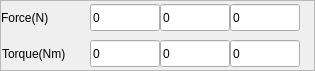
  <widget class="QFrame" name="frame_2">
   <property name="geometry">
    <rect>
     <x>459</x>
     <y>160</y>
     <width>315</width>
     <height>71</height>
    </rect>
   </property>
   <property name="frameShape">
    <enum>QFrame::StyledPanel</enum>
   </property>
   <property name="frameShadow">
    <enum>QFrame::Raised</enum>
   </property>
   <widget class="QLabel" name="label_torque">
    <property name="geometry">
     <rect>
      <x>2</x>
      <y>44</y>
      <width>81</width>
      <height>20</height>
     </rect>
    </property>
    <property name="text">
     <string>Torque(Nm)</string>
    </property>
   </widget>
   <widget class="QLineEdit" name="lEForceZ">
    <property name="geometry">
     <rect>
      <x>230</x>
      <y>4</y>
      <width>70</width>
      <height>27</height>
     </rect>
    </property>
    <property name="text">
     <string>0</string>
    </property>
   </widget>
   <widget class="QLabel" name="label_force">
    <property name="geometry">
     <rect>
      <x>1</x>
      <y>8</y>
      <width>81</width>
      <height>20</height>
     </rect>
    </property>
    <property name="text">
     <string>Force(N)</string>
    </property>
   </widget>
   <widget class="QLineEdit" name="lETorqueZ">
    <property name="geometry">
     <rect>
      <x>230</x>
      <y>40</y>
      <width>70</width>
      <height>27</height>
     </rect>
    </property>
    <property name="inputMethodHints">
     <set>Qt::ImhDigitsOnly</set>
    </property>
    <property name="text">
     <string>0</string>
    </property>
   </widget>
   <widget class="QLineEdit" name="lEForceX">
    <property name="geometry">
     <rect>
      <x>90</x>
      <y>4</y>
      <width>70</width>
      <height>27</height>
     </rect>
    </property>
    <property name="contextMenuPolicy">
     <enum>Qt::NoContextMenu</enum>
    </property>
    <property name="text">
     <string>0</string>
    </property>
    <property name="readOnly">
     <bool>true</bool>
    </property>
   </widget>
   <widget class="QLineEdit" name="lETorqueX">
    <property name="geometry">
     <rect>
      <x>90</x>
      <y>40</y>
      <width>70</width>
      <height>27</height>
     </rect>
    </property>
    <property name="text">
     <string>0</string>
    </property>
   </widget>
   <widget class="QLineEdit" name="lEForceY">
    <property name="geometry">
     <rect>
      <x>160</x>
      <y>4</y>
      <width>70</width>
      <height>27</height>
     </rect>
    </property>
    <property name="text">
     <string>0</string>
    </property>
   </widget>
   <widget class="QLineEdit" name="lETorqueY">
    <property name="geometry">
     <rect>
      <x>160</x>
      <y>40</y>
      <width>70</width>
      <height>27</height>
     </rect>
    </property>
    <property name="text">
     <string>0</string>
    </property>
   </widget>
  </widget>
